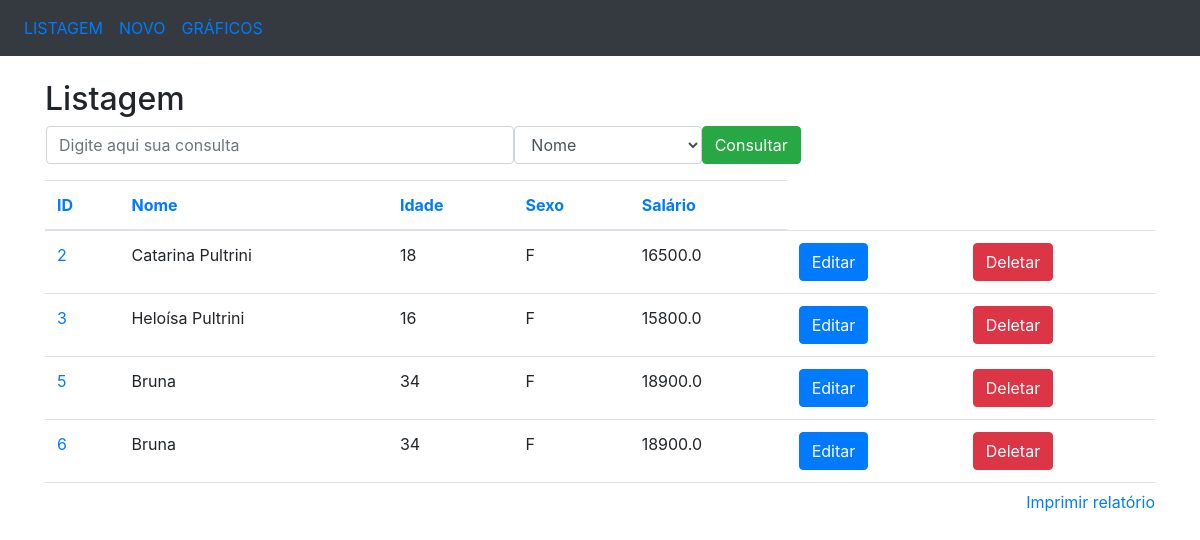
The app's page /ordenacao/sexo/id with its own data.
### app/models/tables.py (models this page shows, shortened)
class Pessoa(db.Model):
    __tablename__ = 'pessoas'
    id = db.Column(db.Integer, primary_key=True)
    nome = db.Column(db.String(50), nullable=False)
    idade = db.Column(db.Integer)
    sexo = db.Column(db.String(1))
    salario = db.Column(db.Float)

### app/controllers/default.py (the view)
@app.route('/ordenacao/<campo>/<ordem_anterior>')
def ordenacao(campo='id', ordem_anterior=''):
    if campo == 'id':
        if ordem_anterior == campo:
            pessoas = Pessoa.query.order_by(Pessoa.id.desc()).all()
        else:
            pessoas = Pessoa.query.order_by(Pessoa.id).all()
    elif campo == 'nome':
        if ordem_anterior == campo:
            pessoas = Pessoa.query.order_by(Pessoa.nome.desc()).all()
        else:
            pessoas = Pessoa.query.order_by(Pessoa.nome).all()
    elif campo == 'idade':
        if ordem_anterior == campo:
            pessoas = Pessoa.query.order_by(Pessoa.idade.desc()).all()
        else:
            pessoas = Pessoa.query.order_by(Pessoa.idade).all()
    elif campo == 'sexo':
        if ordem_anterior == campo:
            pessoas = Pessoa.query.order_by(Pessoa.sexo.desc()).all()
        else:
            pessoas = Pessoa.query.order_by(Pessoa.sexo).all()
    elif campo == 'salario':
        if ordem_anterior == campo:
            pessoas = Pessoa.query.order_by(Pessoa.salario.desc()).all()
        else:
            pessoas = Pessoa.query.order_by(Pessoa.salario).all()
    else:
        pessoas = Pessoa.query.order_by(Pessoa.id).all()
    return render_template('listagem.html', pessoas=pessoas, ordem=campo)

### app/templates/listagem.html (shortened to what this page needs)
<!DOCTYPE html>
<html>
    <head>
        <link rel="stylesheet" href="https://maxcdn.bootstrapcdn.com/bootstrap/4.3.1/css/bootstrap.min.css">
    </head>
    <body>
        <nav class="navbar navbar-expand-sm bg-dark">
            <ul class="navbar-nav">
                <li class="nav-item">
                    <a class="nav-link" href="/listagem">LISTAGEM</a>
                </li>
                <li class="nav-item">
                    <a class="nav-link" href="/insercao">NOVO</a>
                </li>
                <li class="nav-item">
                    <a class="nav-link" href="/graficos">GRÁFICOS</a>
                </li>
            </ul>
        </nav>
        <br />
        <div class="container">
            <h2>Listagem</h2>
            <form action="/consulta" method="POST" name="frm_consulta" class="ml-3">
                <div class="form-group">
                    <div class="row">
                        <input type="text" class="form-control col-md-5" name="consulta" placeholder="Digite aqui sua consulta"/>
                        <select class="form-control col-md-2" name="campo">
                            <option value="nome">Nome</option>
                        </select>
                        <button type="submit" class="btn btn-success">Consultar</button>
                    </div>
                </div>
            </form>
            <div style="overflow: scroll; height: 310px; width: 100%;" align="center">
                <table class="table">
                    <thead>
                        <tr>
                            <th>
                                <a href="/ordenacao/id/{{ordem}}">ID</a>
                            </th>
                            <th>
                                <a href="/ordenacao/nome/{{ordem}}">Nome</a>
                            </th>
                            <th>
                                <a href="/ordenacao/idade/{{ordem}}">Idade</a>
                            </th>
                            <th>
                                <a href="/ordenacao/sexo/{{ordem}}">Sexo</a>
                            </th>
                            <th>
                                <a href="/ordenacao/salario/{{ordem}}">Salário</a>
                            </th>
                        </tr>
                    </thead>
                    <tbody>
                        {% for pessoa in pessoas %}
                        <tr>
                            <td nowrap="true">
                                <a href="/selecao/{{pessoa.id}}">{{pessoa.id}}</a>
                            </td>
                            <td nowrap="true">
                                {{pessoa.nome}}
                            </td>
                            <td nowrap="true">
                                {{pessoa.idade}}
                            </td>
                            <td nowrap="true">
                                {{pessoa.sexo}}
                            </td>
                            <td nowrap="true">
                                {{pessoa.salario}}
                            </td>
                            <td>
                                <a href="/edicao/{{pessoa.id}}" class="btn btn-primary" role="button">Editar</a>
                            </td>
                            <td>
                                <a href="/delecao/{{pessoa.id}}" class="btn btn-danger" role="button">Deletar</a>
                            </td>
                        </tr>
                        {% endfor %}
                    </tbody>
                </table>
            </div>
            <a href="#" style="float: right;" onclick="relatorio()">Imprimir relatório</a>
        </div>
    </body>
</html>

### records on screen
Pessoa: id "2", nome "Catarina Pultrini", idade "18", sexo "F", salario "16500.0"
Pessoa: id "3", nome "Heloísa Pultrini", idade "16", sexo "F", salario "15800.0"
Pessoa: id "5", nome "Bruna", idade "34", sexo "F", salario "18900.0"
Pessoa: id "6", nome "Bruna", idade "34", sexo "F", salario "18900.0"
